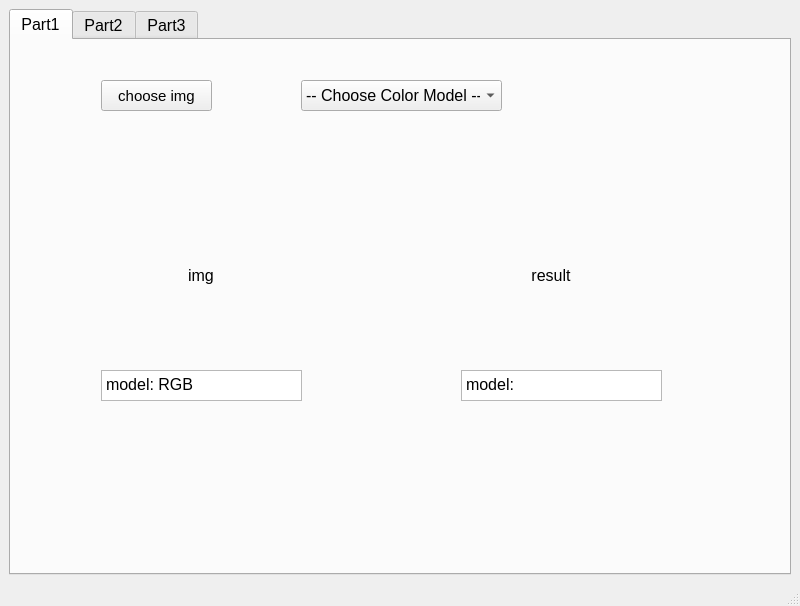
<?xml version="1.0" encoding="UTF-8"?>
<ui version="4.0">
 <class>MainWindow</class>
 <widget class="QMainWindow" name="MainWindow">
  <property name="geometry">
   <rect>
    <x>0</x>
    <y>0</y>
    <width>800</width>
    <height>606</height>
   </rect>
  </property>
  <property name="windowTitle">
   <string>MainWindow</string>
  </property>
  <widget class="QWidget" name="centralwidget">
   <layout class="QGridLayout" name="gridLayout">
    <item row="0" column="0">
     <widget class="QTabWidget" name="tabWidget">
      <property name="font">
       <font>
        <pointsize>12</pointsize>
       </font>
      </property>
      <property name="currentIndex">
       <number>0</number>
      </property>
      <property name="elideMode">
       <enum>Qt::ElideLeft</enum>
      </property>
      <widget class="QWidget" name="tab">
       <attribute name="title">
        <string>Part1</string>
       </attribute>
       <widget class="QPushButton" name="button_file">
        <property name="geometry">
         <rect>
          <x>90</x>
          <y>40</y>
          <width>111</width>
          <height>31</height>
         </rect>
        </property>
        <property name="font">
         <font>
          <pointsize>11</pointsize>
         </font>
        </property>
        <property name="text">
         <string>choose img</string>
        </property>
       </widget>
       <widget class="QLabel" name="label_img_1">
        <property name="geometry">
         <rect>
          <x>90</x>
          <y>160</y>
          <width>200</width>
          <height>150</height>
         </rect>
        </property>
        <property name="text">
         <string>img</string>
        </property>
        <property name="alignment">
         <set>Qt::AlignCenter</set>
        </property>
       </widget>
       <widget class="QLabel" name="label_img_2">
        <property name="geometry">
         <rect>
          <x>440</x>
          <y>160</y>
          <width>200</width>
          <height>150</height>
         </rect>
        </property>
        <property name="text">
         <string>result</string>
        </property>
        <property name="alignment">
         <set>Qt::AlignCenter</set>
        </property>
       </widget>
       <widget class="QComboBox" name="comboBox_color_model">
        <property name="geometry">
         <rect>
          <x>290</x>
          <y>40</y>
          <width>201</width>
          <height>31</height>
         </rect>
        </property>
        <item>
         <property name="text">
          <string>-- Choose Color Model --</string>
         </property>
        </item>
        <item>
         <property name="text">
          <string>CMY</string>
         </property>
        </item>
        <item>
         <property name="text">
          <string>HSI</string>
         </property>
        </item>
        <item>
         <property name="text">
          <string>XYZ</string>
         </property>
        </item>
        <item>
         <property name="text">
          <string>Lab</string>
         </property>
        </item>
        <item>
         <property name="text">
          <string>YUV</string>
         </property>
        </item>
       </widget>
       <widget class="QTextEdit" name="textEdit_model_type">
        <property name="geometry">
         <rect>
          <x>90</x>
          <y>330</y>
          <width>201</width>
          <height>31</height>
         </rect>
        </property>
        <property name="html">
         <string>&lt;!DOCTYPE HTML PUBLIC &quot;-//W3C//DTD HTML 4.0//EN&quot; &quot;http://www.w3.org/TR/REC-html40/strict.dtd&quot;&gt;
&lt;html&gt;&lt;head&gt;&lt;meta name=&quot;qrichtext&quot; content=&quot;1&quot; /&gt;&lt;style type=&quot;text/css&quot;&gt;
p, li { white-space: pre-wrap; }
&lt;/style&gt;&lt;/head&gt;&lt;body style=&quot; font-family:'PMingLiU'; font-size:12pt; font-weight:400; font-style:normal;&quot;&gt;
&lt;p style=&quot; margin-top:0px; margin-bottom:0px; margin-left:0px; margin-right:0px; -qt-block-indent:0; text-indent:0px;&quot;&gt;model: RGB&lt;/p&gt;&lt;/body&gt;&lt;/html&gt;</string>
        </property>
       </widget>
       <widget class="QTextEdit" name="textEdit_model_type_2">
        <property name="geometry">
         <rect>
          <x>450</x>
          <y>330</y>
          <width>201</width>
          <height>31</height>
         </rect>
        </property>
        <property name="html">
         <string>&lt;!DOCTYPE HTML PUBLIC &quot;-//W3C//DTD HTML 4.0//EN&quot; &quot;http://www.w3.org/TR/REC-html40/strict.dtd&quot;&gt;
&lt;html&gt;&lt;head&gt;&lt;meta name=&quot;qrichtext&quot; content=&quot;1&quot; /&gt;&lt;style type=&quot;text/css&quot;&gt;
p, li { white-space: pre-wrap; }
&lt;/style&gt;&lt;/head&gt;&lt;body style=&quot; font-family:'PMingLiU'; font-size:12pt; font-weight:400; font-style:normal;&quot;&gt;
&lt;p style=&quot; margin-top:0px; margin-bottom:0px; margin-left:0px; margin-right:0px; -qt-block-indent:0; text-indent:0px;&quot;&gt;model:&lt;/p&gt;&lt;/body&gt;&lt;/html&gt;</string>
        </property>
       </widget>
      </widget>
      <widget class="QWidget" name="tab_2">
       <attribute name="title">
        <string>Part2</string>
       </attribute>
       <widget class="QLabel" name="label_img_4">
        <property name="geometry">
         <rect>
          <x>330</x>
          <y>250</y>
          <width>200</width>
          <height>150</height>
         </rect>
        </property>
        <property name="text">
         <string>result</string>
        </property>
        <property name="alignment">
         <set>Qt::AlignCenter</set>
        </property>
       </widget>
       <widget class="QLabel" name="label_threshold_2">
        <property name="geometry">
         <rect>
          <x>70</x>
          <y>180</y>
          <width>101</width>
          <height>51</height>
         </rect>
        </property>
        <property name="font">
         <font>
          <family>Arial</family>
          <pointsize>16</pointsize>
         </font>
        </property>
        <property name="text">
         <string>grayscale</string>
        </property>
        <property name="textFormat">
         <enum>Qt::MarkdownText</enum>
        </property>
       </widget>
       <widget class="QLabel" name="label_img_3">
        <property name="geometry">
         <rect>
          <x>70</x>
          <y>250</y>
          <width>200</width>
          <height>150</height>
         </rect>
        </property>
        <property name="text">
         <string>img</string>
        </property>
        <property name="alignment">
         <set>Qt::AlignCenter</set>
        </property>
       </widget>
       <widget class="QLabel" name="label_threshold_3">
        <property name="geometry">
         <rect>
          <x>330</x>
          <y>180</y>
          <width>141</width>
          <height>51</height>
         </rect>
        </property>
        <property name="font">
         <font>
          <family>Arial</family>
          <pointsize>16</pointsize>
         </font>
        </property>
        <property name="text">
         <string>pseudo-color</string>
        </property>
        <property name="textFormat">
         <enum>Qt::MarkdownText</enum>
        </property>
       </widget>
       <widget class="QPushButton" name="button_file_2">
        <property name="geometry">
         <rect>
          <x>20</x>
          <y>50</y>
          <width>111</width>
          <height>31</height>
         </rect>
        </property>
        <property name="font">
         <font>
          <pointsize>11</pointsize>
         </font>
        </property>
        <property name="text">
         <string>choose img</string>
        </property>
       </widget>
       <widget class="QLabel" name="label_cutoff">
        <property name="geometry">
         <rect>
          <x>370</x>
          <y>100</y>
          <width>81</width>
          <height>16</height>
         </rect>
        </property>
        <property name="font">
         <font>
          <pointsize>12</pointsize>
         </font>
        </property>
        <property name="text">
         <string>value</string>
        </property>
       </widget>
       <widget class="QSlider" name="horizontalSlider_cutoff">
        <property name="geometry">
         <rect>
          <x>190</x>
          <y>100</y>
          <width>160</width>
          <height>22</height>
         </rect>
        </property>
        <property name="minimum">
         <number>1</number>
        </property>
        <property name="maximum">
         <number>50</number>
        </property>
        <property name="value">
         <number>1</number>
        </property>
        <property name="orientation">
         <enum>Qt::Horizontal</enum>
        </property>
        <property name="tickPosition">
         <enum>QSlider::TicksBelow</enum>
        </property>
        <property name="tickInterval">
         <number>5</number>
        </property>
       </widget>
       <widget class="QLabel" name="label_threshold_9">
        <property name="geometry">
         <rect>
          <x>170</x>
          <y>40</y>
          <width>231</width>
          <height>51</height>
         </rect>
        </property>
        <property name="font">
         <font>
          <family>Arial</family>
          <pointsize>16</pointsize>
         </font>
        </property>
        <property name="text">
         <string>1. Cut-off Frequency</string>
        </property>
        <property name="textFormat">
         <enum>Qt::MarkdownText</enum>
        </property>
       </widget>
       <widget class="QPushButton" name="button_go">
        <property name="geometry">
         <rect>
          <x>680</x>
          <y>70</y>
          <width>51</width>
          <height>51</height>
         </rect>
        </property>
        <property name="font">
         <font>
          <pointsize>11</pointsize>
         </font>
        </property>
        <property name="text">
         <string>GO</string>
        </property>
       </widget>
       <widget class="QLabel" name="label_threshold_11">
        <property name="geometry">
         <rect>
          <x>650</x>
          <y>40</y>
          <width>171</width>
          <height>51</height>
         </rect>
        </property>
        <property name="font">
         <font>
          <family>Arial</family>
          <pointsize>16</pointsize>
         </font>
        </property>
        <property name="text">
         <string>3.</string>
        </property>
        <property name="textFormat">
         <enum>Qt::MarkdownText</enum>
        </property>
       </widget>
       <widget class="QLabel" name="label_threshold_14">
        <property name="geometry">
         <rect>
          <x>590</x>
          <y>180</y>
          <width>141</width>
          <height>51</height>
         </rect>
        </property>
        <property name="font">
         <font>
          <family>Arial</family>
          <pointsize>16</pointsize>
         </font>
        </property>
        <property name="text">
         <string>color bar</string>
        </property>
        <property name="textFormat">
         <enum>Qt::MarkdownText</enum>
        </property>
       </widget>
      </widget>
      <widget class="QWidget" name="tab_3">
       <attribute name="title">
        <string>Part3</string>
       </attribute>
       <widget class="QPushButton" name="button_file_3">
        <property name="geometry">
         <rect>
          <x>30</x>
          <y>90</y>
          <width>111</width>
          <height>31</height>
         </rect>
        </property>
        <property name="font">
         <font>
          <pointsize>11</pointsize>
         </font>
        </property>
        <property name="text">
         <string>choose img</string>
        </property>
       </widget>
       <widget class="QLabel" name="label_threshold_4">
        <property name="geometry">
         <rect>
          <x>40</x>
          <y>190</y>
          <width>141</width>
          <height>51</height>
         </rect>
        </property>
        <property name="font">
         <font>
          <family>Arial</family>
          <pointsize>16</pointsize>
         </font>
        </property>
        <property name="text">
         <string>Gamma_H</string>
        </property>
        <property name="textFormat">
         <enum>Qt::MarkdownText</enum>
        </property>
       </widget>
       <widget class="QLabel" name="label_brightness">
        <property name="geometry">
         <rect>
          <x>220</x>
          <y>140</y>
          <width>81</width>
          <height>16</height>
         </rect>
        </property>
        <property name="font">
         <font>
          <pointsize>12</pointsize>
         </font>
        </property>
        <property name="text">
         <string/>
        </property>
       </widget>
       <widget class="QSlider" name="horizontalSlider_gh">
        <property name="geometry">
         <rect>
          <x>40</x>
          <y>250</y>
          <width>160</width>
          <height>22</height>
         </rect>
        </property>
        <property name="minimum">
         <number>0</number>
        </property>
        <property name="maximum">
         <number>20</number>
        </property>
        <property name="pageStep">
         <number>5</number>
        </property>
        <property name="value">
         <number>20</number>
        </property>
        <property name="orientation">
         <enum>Qt::Horizontal</enum>
        </property>
       </widget>
       <widget class="QLabel" name="label_gh">
        <property name="geometry">
         <rect>
          <x>220</x>
          <y>250</y>
          <width>47</width>
          <height>12</height>
         </rect>
        </property>
        <property name="font">
         <font>
          <pointsize>12</pointsize>
         </font>
        </property>
        <property name="text">
         <string>value</string>
        </property>
       </widget>
       <widget class="QLabel" name="label_gl">
        <property name="geometry">
         <rect>
          <x>220</x>
          <y>360</y>
          <width>47</width>
          <height>12</height>
         </rect>
        </property>
        <property name="font">
         <font>
          <pointsize>12</pointsize>
         </font>
        </property>
        <property name="text">
         <string>value</string>
        </property>
       </widget>
       <widget class="QSlider" name="horizontalSlider_gl">
        <property name="geometry">
         <rect>
          <x>40</x>
          <y>360</y>
          <width>160</width>
          <height>22</height>
         </rect>
        </property>
        <property name="minimum">
         <number>0</number>
        </property>
        <property name="maximum">
         <number>20</number>
        </property>
        <property name="pageStep">
         <number>5</number>
        </property>
        <property name="orientation">
         <enum>Qt::Horizontal</enum>
        </property>
       </widget>
       <widget class="QLabel" name="label_threshold_5">
        <property name="geometry">
         <rect>
          <x>40</x>
          <y>300</y>
          <width>141</width>
          <height>51</height>
         </rect>
        </property>
        <property name="font">
         <font>
          <family>Arial</family>
          <pointsize>16</pointsize>
         </font>
        </property>
        <property name="text">
         <string>Gamma_L</string>
        </property>
        <property name="textFormat">
         <enum>Qt::MarkdownText</enum>
        </property>
       </widget>
       <widget class="QLabel" name="label_threshold_7">
        <property name="geometry">
         <rect>
          <x>470</x>
          <y>30</y>
          <width>101</width>
          <height>51</height>
         </rect>
        </property>
        <property name="font">
         <font>
          <family>Arial</family>
          <pointsize>16</pointsize>
         </font>
        </property>
        <property name="text">
         <string>Original</string>
        </property>
        <property name="textFormat">
         <enum>Qt::MarkdownText</enum>
        </property>
       </widget>
       <widget class="QLabel" name="label_img_5">
        <property name="geometry">
         <rect>
          <x>470</x>
          <y>80</y>
          <width>200</width>
          <height>150</height>
         </rect>
        </property>
        <property name="font">
         <font>
          <pointsize>16</pointsize>
         </font>
        </property>
        <property name="text">
         <string>img</string>
        </property>
        <property name="alignment">
         <set>Qt::AlignCenter</set>
        </property>
       </widget>
       <widget class="QLabel" name="label_img_6">
        <property name="geometry">
         <rect>
          <x>470</x>
          <y>310</y>
          <width>200</width>
          <height>150</height>
         </rect>
        </property>
        <property name="font">
         <font>
          <pointsize>16</pointsize>
         </font>
        </property>
        <property name="text">
         <string>img</string>
        </property>
        <property name="alignment">
         <set>Qt::AlignCenter</set>
        </property>
       </widget>
       <widget class="QLabel" name="label_threshold_8">
        <property name="geometry">
         <rect>
          <x>470</x>
          <y>260</y>
          <width>141</width>
          <height>51</height>
         </rect>
        </property>
        <property name="font">
         <font>
          <family>Arial</family>
          <pointsize>16</pointsize>
         </font>
        </property>
        <property name="text">
         <string>homomorphic</string>
        </property>
        <property name="textFormat">
         <enum>Qt::MarkdownText</enum>
        </property>
       </widget>
       <widget class="QLabel" name="label_threshold_15">
        <property name="geometry">
         <rect>
          <x>30</x>
          <y>20</y>
          <width>101</width>
          <height>51</height>
         </rect>
        </property>
        <property name="font">
         <font>
          <family>Arial</family>
          <pointsize>16</pointsize>
         </font>
        </property>
        <property name="text">
         <string>K-means</string>
        </property>
        <property name="textFormat">
         <enum>Qt::MarkdownText</enum>
        </property>
       </widget>
      </widget>
     </widget>
    </item>
   </layout>
  </widget>
  <widget class="QMenuBar" name="menubar">
   <property name="geometry">
    <rect>
     <x>0</x>
     <y>0</y>
     <width>800</width>
     <height>21</height>
    </rect>
   </property>
  </widget>
  <widget class="QStatusBar" name="statusbar"/>
 </widget>
 <resources/>
 <connections/>
</ui>
